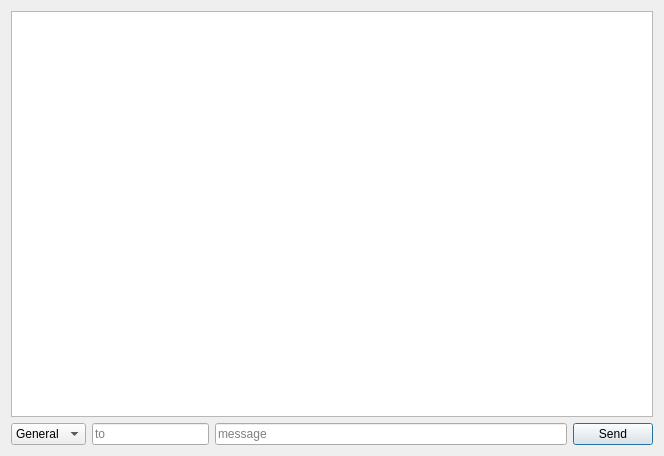
<?xml version="1.0" encoding="UTF-8"?>
<ui version="4.0">
 <class>chatUI</class>
 <widget class="QDialog" name="chatUI">
  <property name="geometry">
   <rect>
    <x>0</x>
    <y>0</y>
    <width>664</width>
    <height>456</height>
   </rect>
  </property>
  <property name="windowTitle">
   <string>Dialog</string>
  </property>
  <layout class="QVBoxLayout" name="verticalLayout">
   <item>
    <widget class="QTextBrowser" name="chatBrowser"/>
   </item>
   <item>
    <layout class="QHBoxLayout" name="horizontalLayout">
     <item>
      <widget class="QComboBox" name="chatType">
       <item>
        <property name="text">
         <string>General</string>
        </property>
       </item>
       <item>
        <property name="text">
         <string>Whisper</string>
        </property>
       </item>
       <item>
        <property name="text">
         <string>Family</string>
        </property>
       </item>
      </widget>
     </item>
     <item>
      <widget class="QLineEdit" name="whisperReciver">
       <property name="sizePolicy">
        <sizepolicy hsizetype="Expanding" vsizetype="Fixed">
         <horstretch>1</horstretch>
         <verstretch>0</verstretch>
        </sizepolicy>
       </property>
       <property name="maxLength">
        <number>60</number>
       </property>
       <property name="placeholderText">
        <string>to</string>
       </property>
      </widget>
     </item>
     <item>
      <widget class="QLineEdit" name="message">
       <property name="sizePolicy">
        <sizepolicy hsizetype="Expanding" vsizetype="Fixed">
         <horstretch>3</horstretch>
         <verstretch>0</verstretch>
        </sizepolicy>
       </property>
       <property name="placeholderText">
        <string>message</string>
       </property>
      </widget>
     </item>
     <item>
      <widget class="QPushButton" name="send">
       <property name="text">
        <string>Send</string>
       </property>
      </widget>
     </item>
    </layout>
   </item>
  </layout>
 </widget>
 <resources/>
 <connections/>
</ui>
